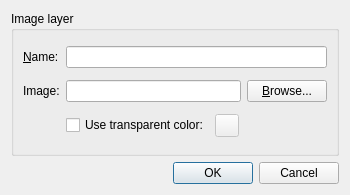
<?xml version="1.0" encoding="UTF-8"?>
<ui version="4.0">
 <class>NewImageLayerDialog</class>
 <widget class="QDialog" name="NewImageLayerDialog">
  <property name="geometry">
   <rect>
    <x>0</x>
    <y>0</y>
    <width>350</width>
    <height>195</height>
   </rect>
  </property>
  <property name="windowTitle">
   <string>New Tileset</string>
  </property>
  <layout class="QGridLayout" name="gridLayout_3">
   <item row="0" column="0">
    <widget class="QGroupBox" name="groupBox_2">
     <property name="title">
      <string>Image layer</string>
     </property>
     <layout class="QGridLayout" name="gridLayout_2">
      <item row="0" column="0">
       <widget class="QLabel" name="label">
        <property name="text">
         <string>&amp;Name:</string>
        </property>
        <property name="buddy">
         <cstring>name</cstring>
        </property>
       </widget>
      </item>
      <item row="0" column="1" colspan="2">
       <widget class="QLineEdit" name="name"/>
      </item>
      <item row="1" column="0">
       <widget class="QLabel" name="label_2">
        <property name="text">
         <string>Image:</string>
        </property>
       </widget>
      </item>
      <item row="1" column="1">
       <widget class="QLineEdit" name="image"/>
      </item>
      <item row="1" column="2">
       <widget class="QPushButton" name="browseButton">
        <property name="text">
         <string>&amp;Browse...</string>
        </property>
       </widget>
      </item>
      <item row="2" column="1" colspan="2">
       <layout class="QHBoxLayout" name="horizontalLayout">
        <item>
         <widget class="QCheckBox" name="useTransparentColor">
          <property name="text">
           <string>Use transparent color:</string>
          </property>
         </widget>
        </item>
        <item>
         <widget class="Tiled::Internal::ColorButton" name="colorButton">
          <property name="enabled">
           <bool>false</bool>
          </property>
         </widget>
        </item>
        <item>
         <spacer name="horizontalSpacer_2">
          <property name="orientation">
           <enum>Qt::Horizontal</enum>
          </property>
          <property name="sizeHint" stdset="0">
           <size>
            <width>0</width>
            <height>0</height>
           </size>
          </property>
         </spacer>
        </item>
       </layout>
      </item>
     </layout>
    </widget>
   </item>
   <item row="1" column="0">
    <widget class="QDialogButtonBox" name="buttonBox">
     <property name="orientation">
      <enum>Qt::Horizontal</enum>
     </property>
     <property name="standardButtons">
      <set>QDialogButtonBox::Cancel|QDialogButtonBox::Ok</set>
     </property>
    </widget>
   </item>
  </layout>
 </widget>
 <customwidgets>
  <customwidget>
   <class>Tiled::Internal::ColorButton</class>
   <extends>QToolButton</extends>
   <header>colorbutton.h</header>
  </customwidget>
 </customwidgets>
 <resources/>
 <connections>
  <connection>
   <sender>buttonBox</sender>
   <signal>accepted()</signal>
   <receiver>NewImageLayerDialog</receiver>
   <slot>tryAccept()</slot>
   <hints>
    <hint type="sourcelabel">
     <x>248</x>
     <y>254</y>
    </hint>
    <hint type="destinationlabel">
     <x>157</x>
     <y>274</y>
    </hint>
   </hints>
  </connection>
  <connection>
   <sender>buttonBox</sender>
   <signal>rejected()</signal>
   <receiver>NewImageLayerDialog</receiver>
   <slot>reject()</slot>
   <hints>
    <hint type="sourcelabel">
     <x>316</x>
     <y>260</y>
    </hint>
    <hint type="destinationlabel">
     <x>286</x>
     <y>274</y>
    </hint>
   </hints>
  </connection>
  <connection>
   <sender>useTransparentColor</sender>
   <signal>toggled(bool)</signal>
   <receiver>colorButton</receiver>
   <slot>setEnabled(bool)</slot>
   <hints>
    <hint type="sourcelabel">
     <x>221</x>
     <y>117</y>
    </hint>
    <hint type="destinationlabel">
     <x>249</x>
     <y>117</y>
    </hint>
   </hints>
  </connection>
 </connections>
 <slots>
  <slot>tryAccept()</slot>
 </slots>
</ui>
